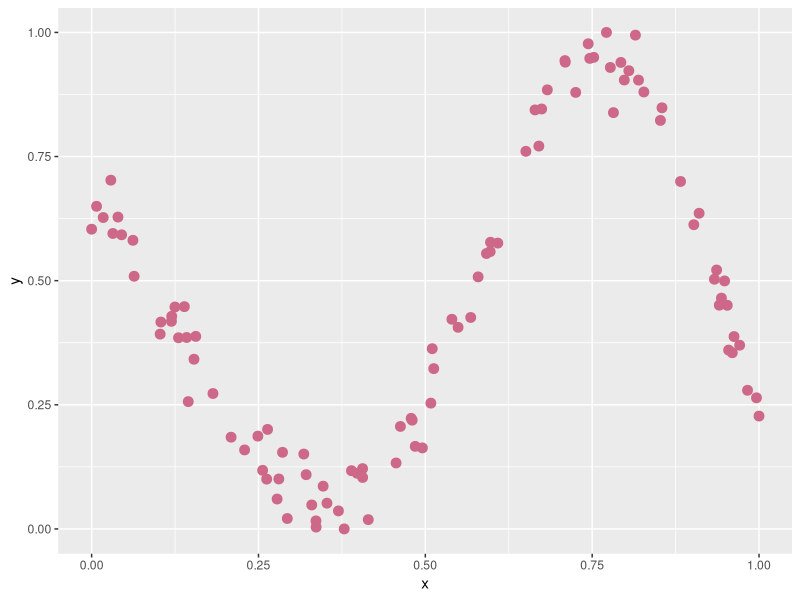
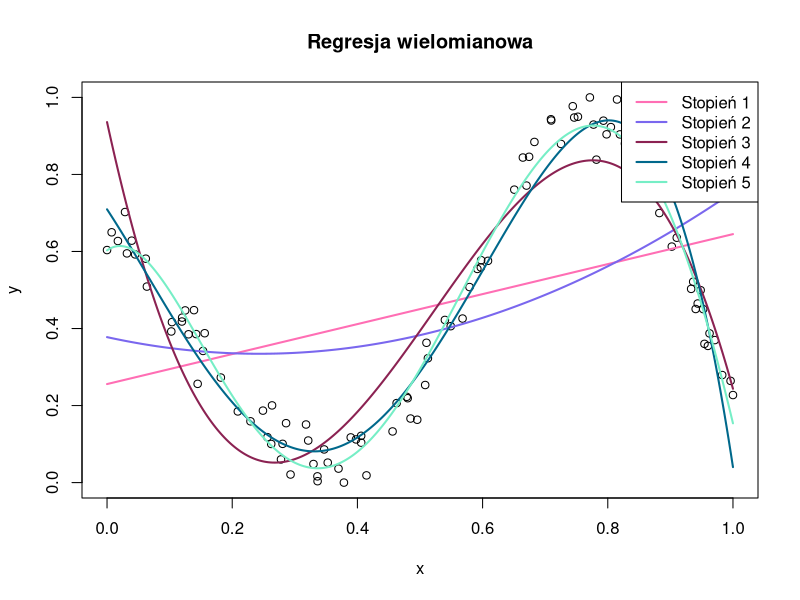
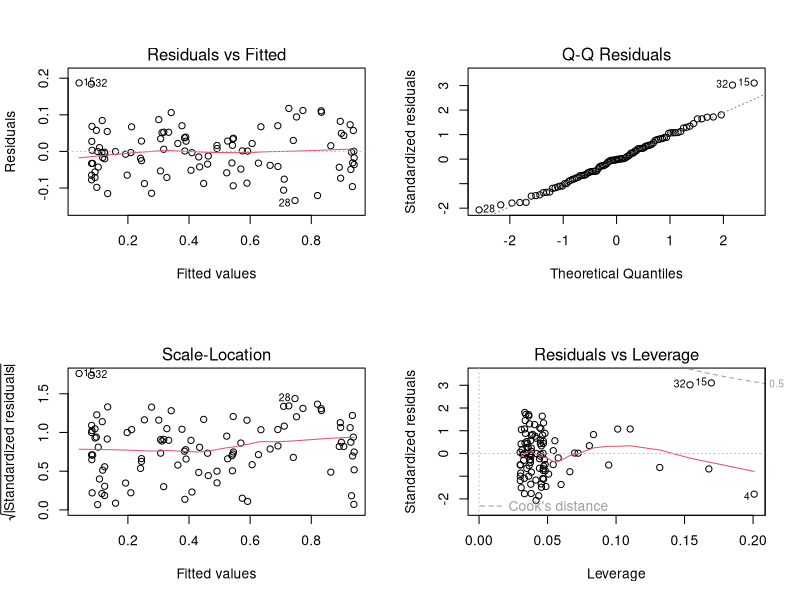
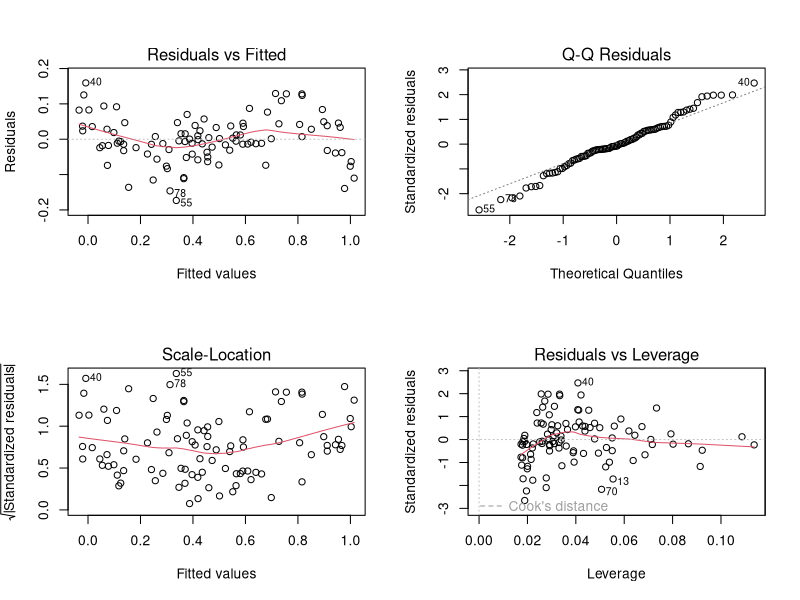
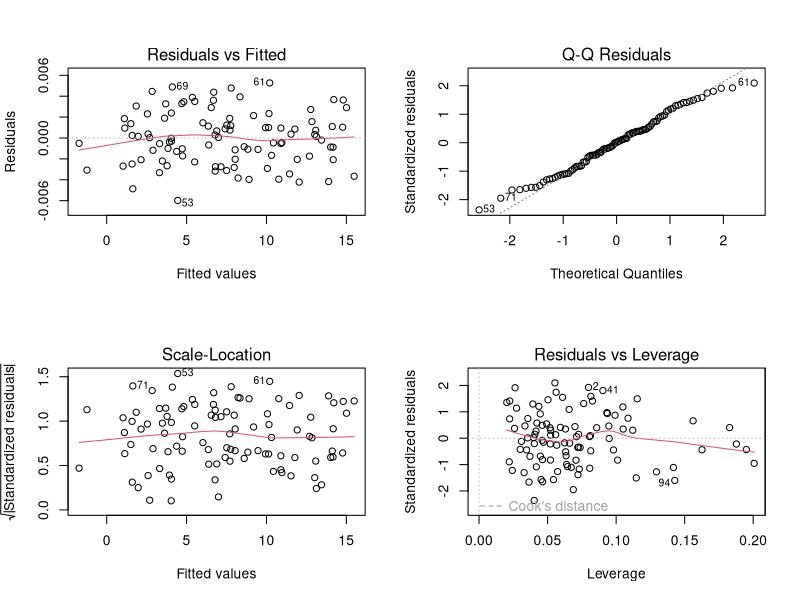

Source code (R) for these figures, in order:
#' ### Zadanie 1.
#' 
#' Rozważamy zależność zmiennej objaśnianej **Y** od zmiennej objaśniającej **X**.
#' 
#' #### a) Wykres punktowy zależności Y od X
#' 
## ----wykres, warning=F, message=F--------------------------------------
dane = read.csv("dane2.csv", sep = ";", dec = ",", header = TRUE)

library(ggplot2)
wykres = ggplot(dane ,aes(x=x,y=y))+
  geom_point(size=3,show.legend = F,color = "palevioletred3")

wykres

#' 
#' 
#' #### b) Regresja wielomianowa (stopnie 1–5)
## ----regresja,  warning=F, message=F-----------------------------------

pom = seq(min(dane$x), max(dane$x), length.out = 300)

plot(dane$x, dane$y,
     xlab = "x", ylab = "y", 
     main = "Regresja wielomianowa", pch = 1)

colors = c("hotpink1","slateblue2","violetred4","deepskyblue4","aquamarine2")

for (i in 1:5) {
  model = lm(y ~ poly(x, i, raw = TRUE), data = dane)
  y_pred = predict(model, newdata = data.frame(x = pom))
  lines(pom, y_pred, col = colors[i], lwd = 2)
  cat("Stopień:", i, "  Adjusted R^2:", summary(model)$adj.r.squared, "\n")
}

legend("topright", legend = paste("Stopień", 1:5), col = colors, lwd = 2)

#' 
#' ##### Wnioski:
#' Stopień 1: R^2 = 0.15, widoczne niedopasowanie.
#' 
#' Stopień 2: R^2 = 0.18, niewielka poprawa.
#' 
#' Stopień 3: R^2 = 0.86 lepszy niż liniowy.
#' 
#' Stopień 4: R^2 = 0.95, bardzo dobre dopasowanie, linia przebiega blisko punktów.
#' 
#' Stopień 5: R^2 = 0.97, najlepsze dopasowanie, ale pojawia się ryzyko przeuczenia- kręta linia na końcach.
#' 
#' 
#' #### c) Diagnostyka modelu wielomianowego stopnia 4
## ----wykresy_diagnostyczne,  warning=F, message=F----------------------
model1 = lm(y ~ poly(x, 4, raw = TRUE), data = dane)

par(mfrow = c(2, 2))
plot(model1)

#' 
#' #### Podsumowanie:
#' 
#' 1. Residuals vs Fitted
#' 
#' Punkty rozrzucone są dość losowo wokół osi 0. Brak silnych wartości odstających reszt.
#' 
#' 2. Normal Q–Q
#' 
#' Punkty układają się blisko prostej, niewielkie odchylenia widoczne są na końcach.
#' 
#' 3. Scale–Location
#' 
#' Rozrzut reszt względem wartości dopasowanych jest w miarę równomierny.
#' 
#' 4. Residuals vs Leverage
#' 
#' Większość punktów ma niską dźwignię i małe wartości odległości Cooka. Brak obserwacji o bardzo dużym wpływie na dopasowanie modelu.
#' 
#' Przeprowadzimy test **Shapiro–Wilka**, aby sprawdzić normalność reszt modelu. Poziom istotności $0,05$. 
## ----sahpiro, warning=FALSE, message=FALSE-----------------------------
shapiro.test(residuals(model1))

#' 
#' Wynik: p = 0.46 > 0.05, więc brak podstaw do odrzucenia hipotezy o normalności rozkładu reszt.
#' 
#' Przeprowadzimy test **Breuscha–Godfreya**, aby sprawdzić autokorelację reszt.
## ----bgtest, warning=FALSE, message=FALSE------------------------------
lmtest::bgtest(model1)

#' 
#' Wynik: p = 0.5379 > 0.05, więc brak podstaw do stwierdzenia autokorelacji reszt.
#' 
#' Przeprowadzimy test **Breuscha–Pagana**, aby sprawdzić, czy wariancja reszt jest stała.
## ----bptest, warning=FALSE, message=FALSE------------------------------
lmtest::bptest(model1)

#' 
#' Wynik: p = 0.0007694 < 0.05, czyli odrzucamy hipotezę o stałej wariancji reszt.
#' 
#' ##### Wnioski:
#' Model wielomianowy stopnia 4 dobrze odwzorowuje strukturę danych, reszty są zgodne z rozkładem normalnym i brak w nich autokorelacji. Jedynym istotnym problemem jest heteroscedastyczność, która może prowadzić do zaniżenia lub zawyżenia błędów standardowych.
#' 
#' #### d) Model regresji liniowej dla |X–ai|
## ----stale, echo = FALSE-----------------------------------------------
a = c(0.33, 0.80)

for (i in seq_along(a)) {
  dane[[paste0("abs_diff_", i)]] = abs(dane$x - a[i])
}

model2 = lm(y ~ ., data = dane[, c("y", "x", "abs_diff_1", "abs_diff_2")])
summary(model2)

par(mfrow = c(2, 2))
plot(model2)

#' 
#' #### Podsumowanie:
#' Współczynnik determinacji $R^2$ wynosi 0.9526 - model wyjaśnia ponad 95% zmienności zmiennej Y. Jest to wynik niemal identyczny z modelem wielomianowym 4. stopnia, ale nasz nowy model jest znacznie prostszy i ma mniejszą skłonność do przeuczenia.
#' 
#' 1. Residuals vs Fitted
#' 
#' Reszty są rozproszone w sposób losowy wokół osi 0. Nie widać wyraźnego wzorca, co sugeruje poprawne dopasowanie modelu.
#' 
#' 2. Normal Q–Q
#' 
#' Punkty dobrze układają się wzdłuż prostej. Niewielkie odchylenia występują jedynie na krańcach. Wskazuje to na zgodność reszt z rozkładem normalnym.
#' 
#' 3. Scale–Location
#' 
#' Widać pewne odchylenia czerwonej linii i nierównomierne rozproszenie punktów (na krańcach wykresu wariancja wydaje się nieco większa niż w środku). Sugeruje to potencjalne naruszenie założenia o stałej wariancji reszt (heteroscedastyczność).
#' 
#' 4. Residuals vs Leverage
#' 
#' Większość obserwacji ma niewielką dźwignię i niskie wartości odległości Cooka. Brak punktów, które mogłyby wywierać znaczący wpływ na dopasowanie modelu.
#' 
#' 
#' Przeprowadzimy test **Shapiro–Wilka**, aby sprawdzić normalność reszt modelu. Poziom istotności $0,05$. 
## ----shapiro2, warning=FALSE, message=FALSE----------------------------
shapiro.test(residuals(model2))

#' 
#' Wynik: p = 0.2245 > 0.05, więc brak podstaw do odrzucenia hipotezy o normalności rozkładu reszt.
#' 
#' Przeprowadzimy test **Breuscha–Godfreya**, aby sprawdzić autokorelację reszt.
## ----bgtest2, warning=FALSE, message=FALSE-----------------------------
lmtest::bgtest(model2)

#' 
#' Wynik: p = 0.7185 > 0.05, więc brak podstaw do stwierdzenia autokorelacji reszt.
#' 
#' Przeprowadzimy test **Breuscha–Pagana**, aby sprawdzić, czy wariancja reszt jest stała.
## ----bptest2, warning=FALSE, message=FALSE-----------------------------
lmtest::bptest(model2)

#' 
#' Wynik: p = 0.2518 > 0.05, więc brak podstaw do odrzucenia hipotezy o homoscedastyczności– wariancja reszt jest stała.
#' 
#' ##### Wnioski:
#' Model regresji liniowej ze zmiennymi postaci |X–ai| dobrze opisuje zależność Y od X. Reszty mają rozkład zgodny z normalnym, nie ma autokorelacji reszt, a wariancja reszt jest stała. W porównaniu z modelem wielomianowym stopnia 2, ten model nie ma problemu heteroscedastyczności i można uznać że jest bardziej stabilny.
#' 
#' #### f) Porównanie modeli na zbiorze uczącym i testowym
#' 
## ----train_test, echo = FALSE------------------------------------------
set.seed(123)
n = nrow(dane)
train_idx = sample(seq_len(n), size = 0.7 * n)

train = dane[train_idx, ]
test  = dane[-train_idx, ]

model_train = lm(y ~ poly(x, 4, raw = TRUE), data = train)
model_2_train = lm(y ~ x + abs_diff_1 + abs_diff_2, data = train)

sse_train = sum((predict(model_train, train) - train$y)^2)
sse_test  = sum((predict(model_train, test) - test$y)^2)

sse_2_train = sum((predict(model_2_train, train) - train$y)^2)
sse_2_test  = sum((predict(model_2_train, test) - test$y)^2)

wyniki = data.frame(
  Model = c("Stopień 4", "|X-ai|"),
  SSE_train = c(sse_train, sse_2_train),
  SSE_test  = c(sse_test, sse_2_test)
)


wyniki

#' 
#' ##### Wnioski:
#' SSE_train – błąd na zbiorze uczącym
#' 
#' Model ze zmiennymi|X–ai|ma mniejszy błąd (~0.293) niż model wielomianowy stopnia 4 (~0.327). To oznacza, że lepiej dopasował się do danych treningowych.
#' 
#' SSE_test – błąd na zbiorze testowym
#' 
#' Na nowych danych minimalnie lepiej poradził sobie wielomian 4. stopnia (0.094 względem 0.133 dla modelu łamanego). Różnica jest jednak bardzo mała, a oba błędy są wyjątkowo niskie. Ponieważ błędy na zbiorze testowym w obu modelach drastycznie nie wzrosły, żaden z nich nie wykazuje zjawiska "przeuczenia" (overfittingu).
#' 
#' ##### Wielomian 4. stopnia zyskał minimalną przewagę na zbiorze testowym, jednak model z wartościami bezwzględnymi |X-ai| charakteryzuje się mniejszym błędem na zbiorze uczącym i jest bardziej intuicyjny. Wielomiany wyższych stopni bywają nieprzewidywalne na krańcach przedziałów badanych danych, dlatego model oparty na łamanej (|X-ai|) stanowi dla niego doskonałą, stabilną i bardziej czytelną alternatywę.
#' 
#' 
#' ### Zadanie 2.
#' 
#' Rozważamy zależność zmiennej objaśnianej **Y** od zmiennych **X1–X6**.
#' 
#' #### a) Model regresji liniowej
#' 
## ----model, warning=F, message=F---------------------------------------
dane2 = read.csv("Dane_2.csv", sep = ";", dec = ",", header = TRUE)

model1 = lm(y ~ x1 + x2 + x3 + x4 + x5 + x6, data=dane2)
summary(model1)

#' 
#' #### b) Diagnostyka modelu
## ----diagnostyka2, warning=F, message=F--------------------------------

par(mfrow = c(2, 2))
plot(model1)

shapiro.test(resid(model1))
lmtest::bgtest(model1, order=1)
lmtest::bptest(model1)
lmtest::gqtest(model1, alternative="two.sided")

#' 
## ----diagnostyka3, class.source = "fold-show"--------------------------
which(hatvalues(model1) > 2*mean(hatvalues(model1))) #bada dźwignię
which(abs(rstudent(model1)) > 2) #standaryzowanie reszty
which(cooks.distance(model1) > 4/(nrow(dane2)-length(coef(model1)))) #miara wpływu obserwacji na cały model

#' 
#' ##### Podsumowanie:
#' 
#' 1. Residuals vs Fitted
#' 
#' Reszty są rozrzucone losowo wokół osi 0, brak wyraźnego wzorca.
#' 
#' Brak oznak nieliniowości lub dużych wartości odstających- liniowość modelu spełniona.
#' 
#' 2. Normal Q–Q
#' 
#' Punkty układają się wzdłuż linii prostej. Niewielkie odchylenia na krańcach.
#' 
#' Test Shapiro–Wilka: p = 0.473 > 0.05, czyli nie ma podstaw do odrzucenia hipotezy o normalności reszt.
#' 
#' 3. Scale–Location
#' 
#' Rozrzut reszt w miarę równomierny dla różnych wartości dopasowanych.Test Breuscha–Pagana: p = 0.235 > 0.05, czyli nie ma podstaw do odrzucenia hipotezy o homoscedastyczności.
#' 
#' 4. Residuals vs Leverage
#' 
#' Większość obserwacji ma niską dźwignię i nie wpływa znacząco na dopasowanie modelu. Kilka obserwacji (np. 12, 19, 41, 73, 94) zostało wskazanych jako potencjalnie wpływowe (wg hatvalues i Cook’s distance), a obserwacje 53 i 61 odstają pod względem reszt standaryzowanych.
#' 
#' 5. Autokorelacja reszt
#' 
#' Test Breuscha–Godfreya: p = 0.129 > 0.05, czyli nie ma podstaw do odrzucenia hipotezy o braku autokorelacji.
#' 
#' ##### Wnioski:
#' 
#' Model regresji liniowej z X1–X6 można uznać za dobrze dopasowany.
#' 
#' #### c) Współliniowość zmiennych
#' 
#' ##### Badanie liniowej niezależności zmiennych X1,...,X6- macierz korelacji
## ----macierz_kor , warning=F, message=F--------------------------------
X = dane2[, c("x1","x2","x3","x4","x5","x6")]
cor(X)

#' 
#' ##### Wnioski:
#' Bardzo silne korelacje:
#' 
#' 1. X3 i X5, r = 0.92
#' 2. X1 i X3, r = -0.91
#' 3. X1 i X5, r = -0.86
#' 
#' 
#' To wskazuje na silną współliniowość między tymi zmiennymi- mogą przenosić podobną informację.
#' 
#' X2 jest praktycznie nieskorelowana z innymi zmiennymi, dostarcza unikalną informację. 
#' 
#' #### d) Wybór modelu z co najwyżej 2 zmiennymi
#' ##### Metoda eliminacji
## ----eliminacja, warning=F, message=F, class.source = "fold-show"------
summary(lm(x1 ~ x2 + x3 + x4 + x5 + x6, data=dane2))$r.squared
summary(lm(x2 ~ x1 + x3 + x4 + x5 + x6, data=dane2))$r.squared
summary(lm(x3 ~ x1 + x2 + x4 + x5 + x6, data=dane2))$r.squared
summary(lm(x4 ~ x1 + x2 + x3 + x5 + x6, data=dane2))$r.squared
summary(lm(x5 ~ x1 + x2 + x3 + x4 + x6, data=dane2))$r.squared
summary(lm(x6 ~ x1 + x2 + x3 + x4 + x5, data=dane2))$r.squared

#' 
#' X1, X3 i X6 mają bardzo wysokie R^2, można je usunąć. 
#' 
#' ##### Metoda dołączania
#' Ustalmy α = 0, 1. Wyliczamy p–wartość testu t dla dodanej zmiennej i dołączamy do modelu zmienną z najmniejszą p–wartością mniejszą od α.
#' 
## ----dolaczanie, echo=TRUE, class.source = "fold-show"-----------------
summary(lm(y ~ x2, data=dane2))$coefficients[2,4]
summary(lm(y ~ x4, data=dane2))$coefficients[2,4]
summary(lm(y ~ x5, data=dane2))$coefficients[2,4]

#' 
#' Najmniejszą p-wartość ma x5. Obliczamy p-wartości dla dodatkowych zmiennych.
#' 
## ----dolaczanie2, class.source = "fold-show"---------------------------
summary(lm(y ~ x5 + x2, data=dane2))$coefficients[3,4]
summary(lm(y ~ x5 + x4, data=dane2))$coefficients[3,4]

#' 
#' X4 jest bardzo istotna- dodajemy ją do modelu
#' 
#' ##### Wniosek:
#' Metodą dołączania i eliminacji otrzymujemy model z dwoma zmiennymi objaśniającymi y~X5 + X4.
#' 
#' #### e) Porównanie modeli na zbiorze uczącym i testowym
## ----test_train2-------------------------------------------------------
set.seed(123)
n = nrow(dane2)
train_idx = sample(seq_len(n), size = 0.7 * n)

train = dane2[train_idx, ]
test  = dane2[-train_idx, ]

model_train = lm(y ~ x1 + x2 + x3 + x4 + x5 + x6, data = train)
model_2_train = lm(y ~ x5 + x4, data = train)

sse_train = sum((predict(model_train, train) - train$y)^2)
sse_test  = sum((predict(model_train, test) - test$y)^2)

sse_2_train = sum((predict(model_2_train, train) - train$y)^2)
sse_2_test  = sum((predict(model_2_train, test) - test$y)^2)

wyniki = data.frame(
  Model = c("Pełny (X1–X6)", "Uproszczony (X4, X5)"),
  SSE_train = c(sse_train, sse_2_train),
  SSE_test  = c(sse_test, sse_2_test)
)

wyniki

#' ##### Wnioski:
#' Model pełny lepiej dopasowuje dane uczące (niższe SSE_train).
#' 
#' Model uproszczony (X4, X5) ma bardzo podobny błąd na zbiorze testowym, a różnice w SSE_test są niewielkie. 
#' 
#' ##### Model uproszczony (X4, X5) jest wystarczający i bardziej stabilny.
